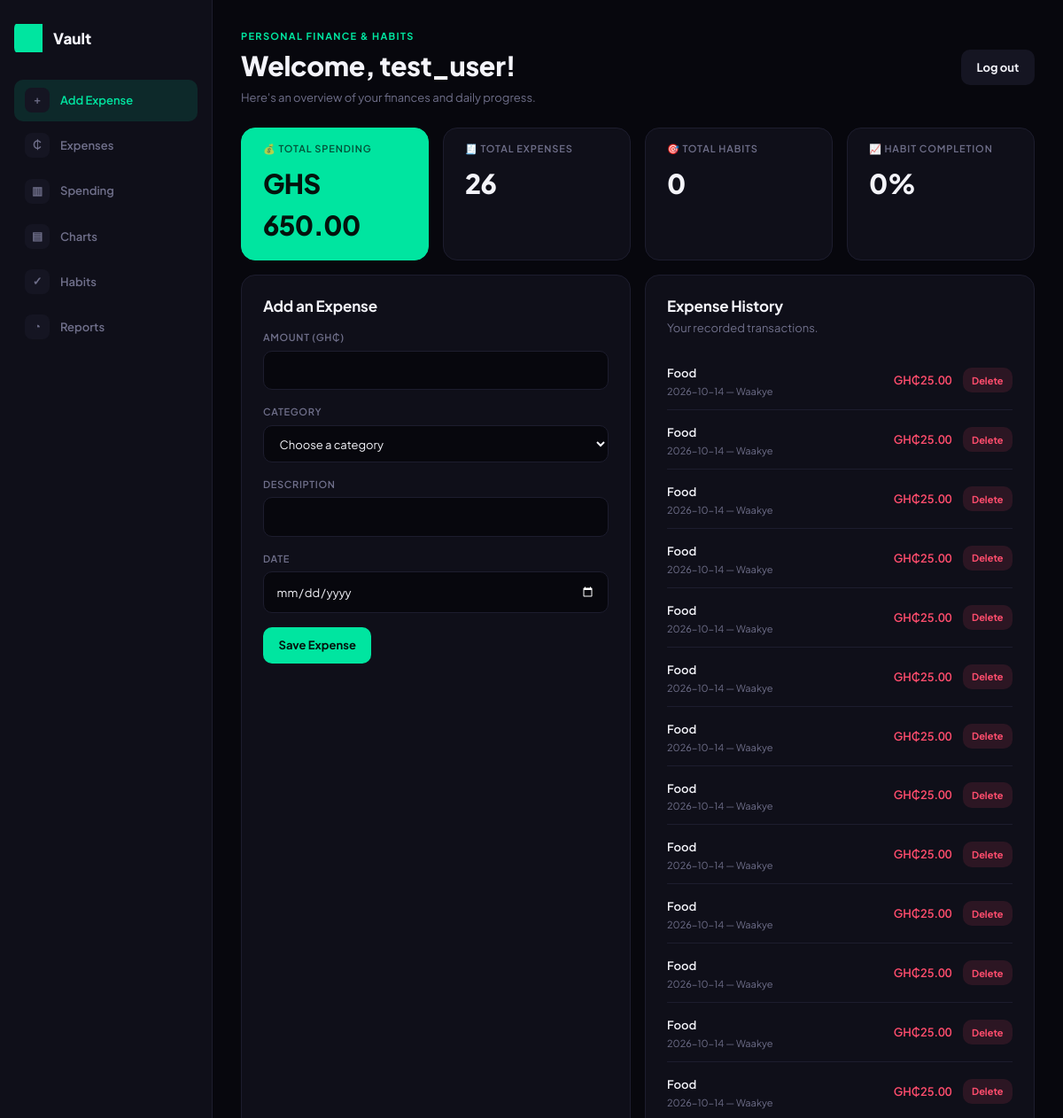
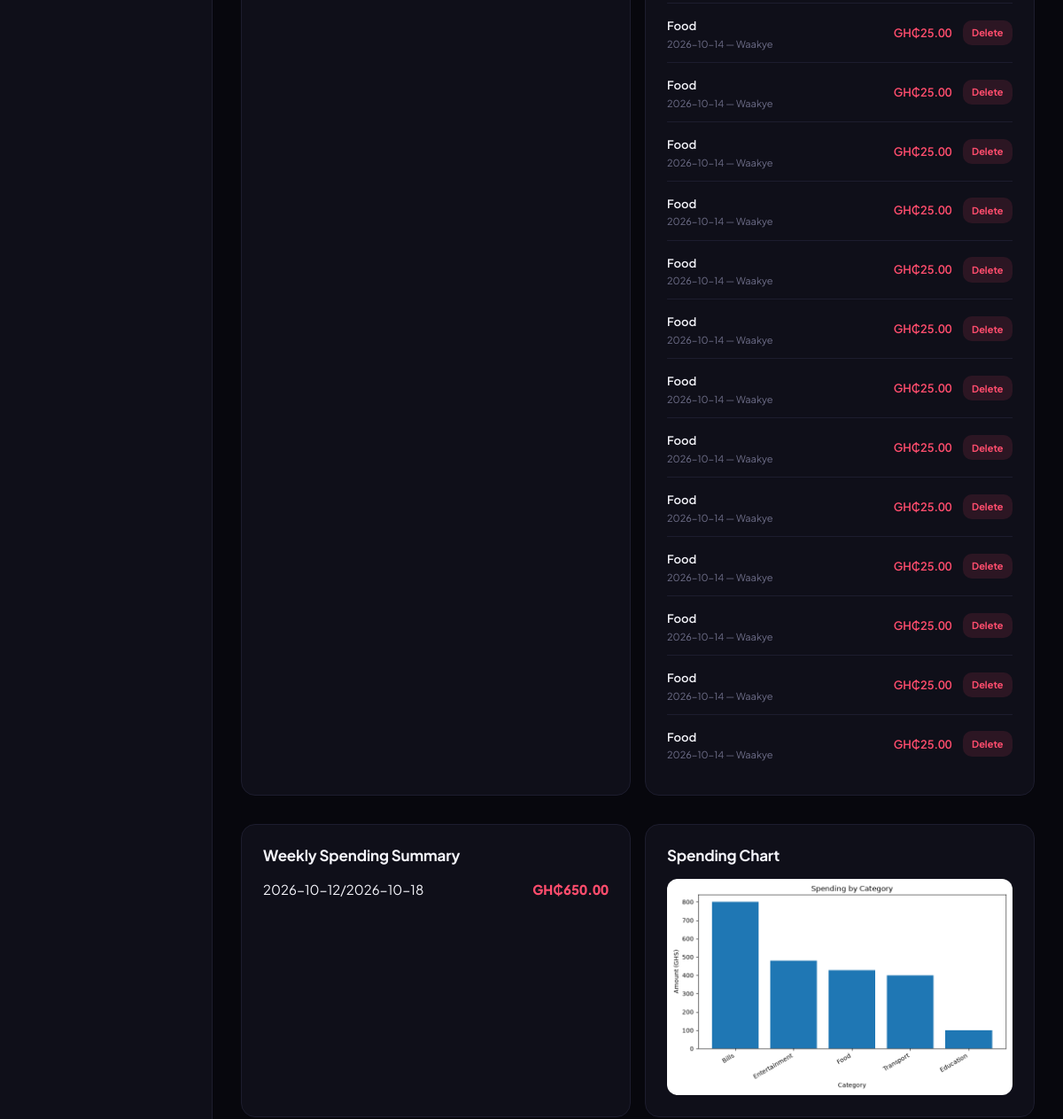
The page /dashboard (signed in, upper part) on the database as committed earlier (2 pictures, top to bottom).
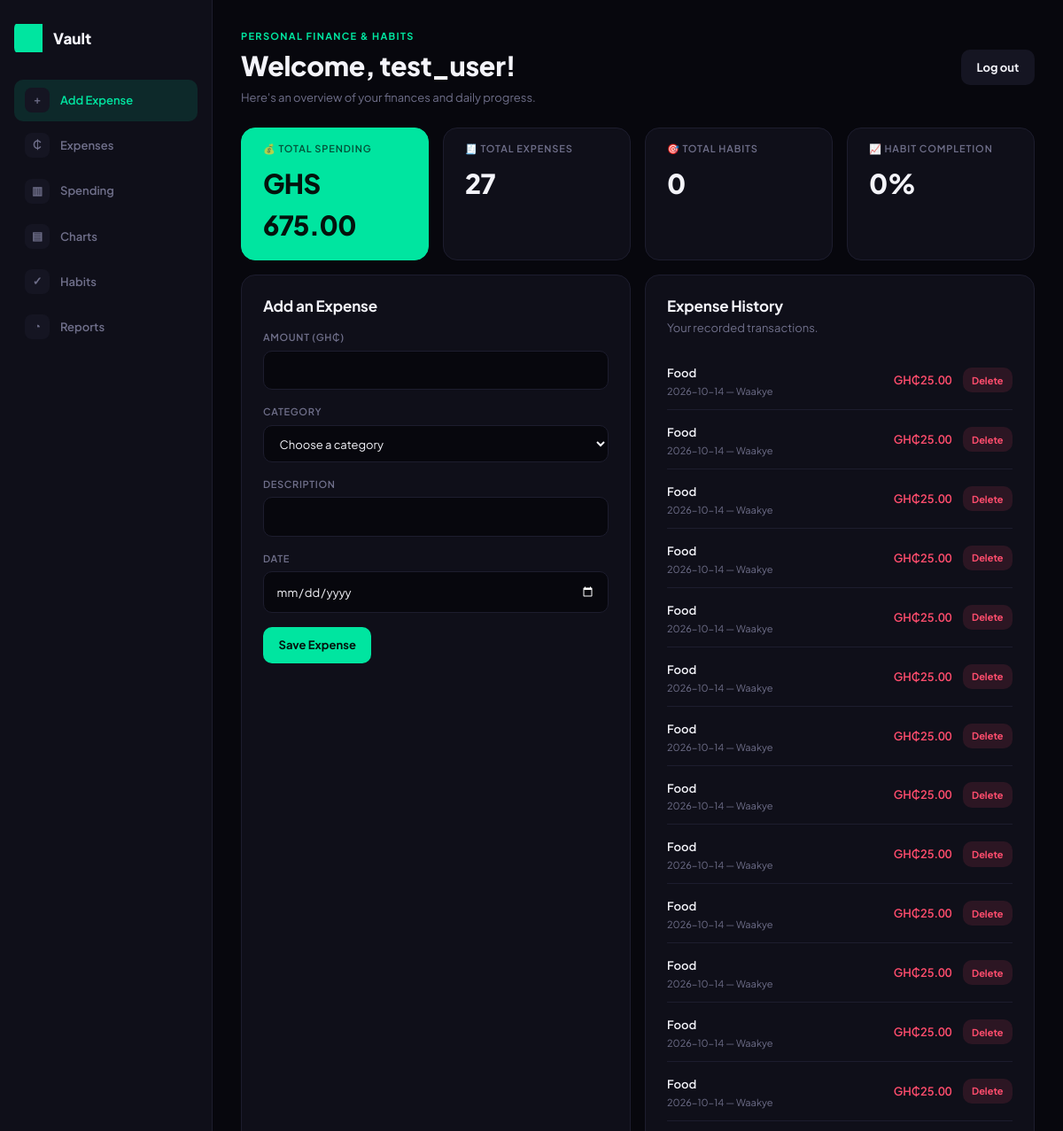
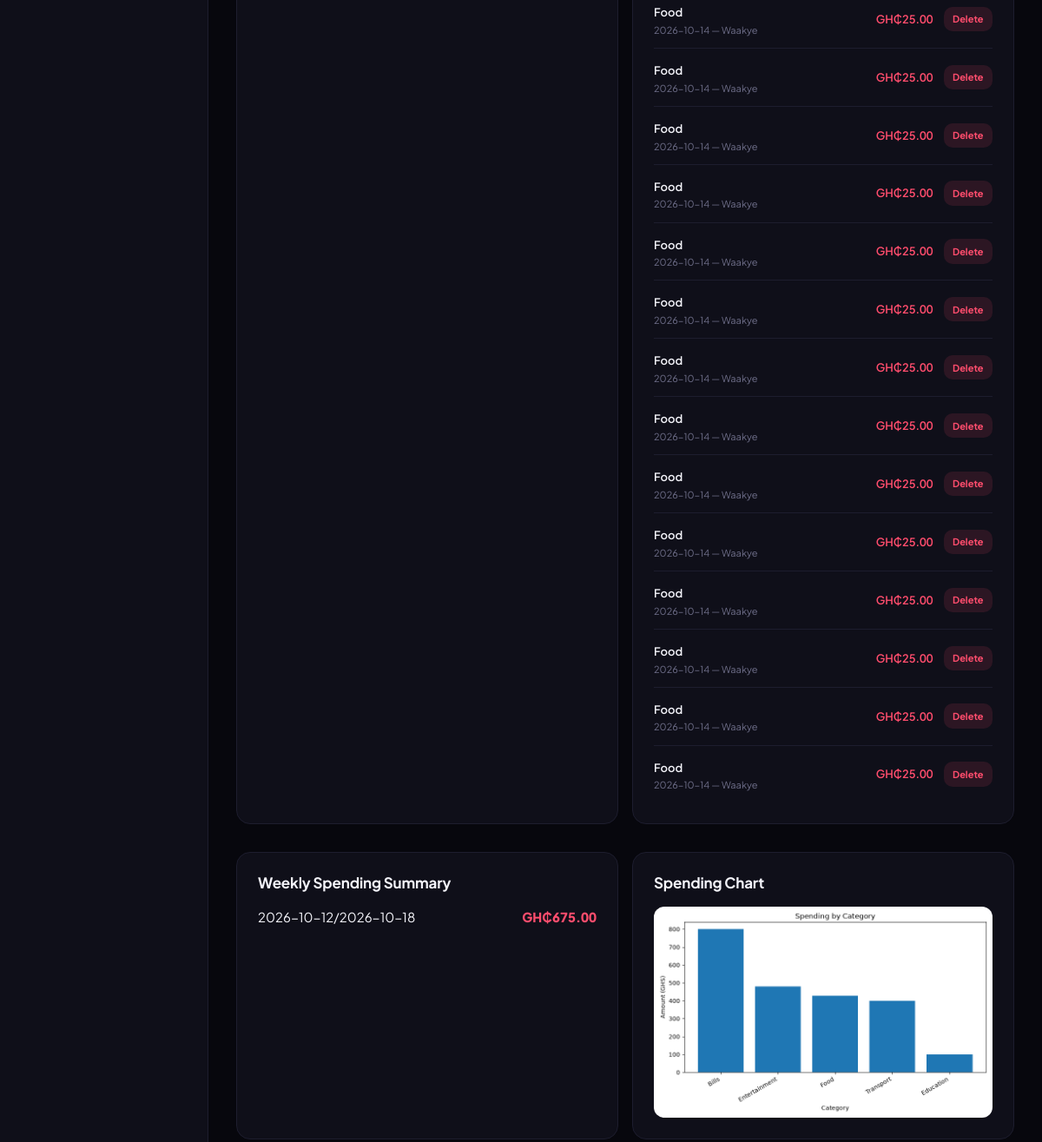
The same page on the database as committed later (2 pictures, top to bottom).
### tables this page shows
CREATE TABLE expenses (
            id INTEGER PRIMARY KEY AUTOINCREMENT,
            user_id INTEGER NOT NULL,
            amount REAL NOT NULL,
            category TEXT NOT NULL,
            description TEXT NOT NULL,
            date TEXT NOT NULL,
            FOREIGN KEY (user_id) REFERENCES users (id)
        );

### app.py (the view)
@app.route("/dashboard")
@login_required
def dashboard():
    user_id = session["user_id"]
    expenses = tracker.get_expenses(user_id)
    summary = tracker.summarise_by_category(user_id)
    habits = tracker.get_habits(user_id)
    weekly_habits = weekly_habit_report(habits)
    habit_streaks = {}
    for habit in habits:
        name = habit["name"]
        if name not in habit_streaks:
            habit_streaks[name] = calculate_streak(
            habits, name
        )
    weekly_habits = weekly_habit_report(habits)
    weekly_summary = weekly_spending(expenses)
    total_spending = sum(expense.amount for expense in expenses)
    total_expenses = len(expenses)
    total_habits = len(habits)
    completed_habits = sum(
        1 for habit in habits if habit ["completed"]
    )
    completion_rate = (
        (completed_habits/ total_habits) * 100
        if total_habits > 0 else 0
    )
    create_category_chart(expenses)
    return render_template(
            "dashboard.html",
            username=session["username"],
            expenses=expenses,
            summary=summary,
            weekly_summary = weekly_summary,
            total_spending=total_spending,
            total_expenses=total_expenses,
            habits = habits,
            habit_streaks=habit_streaks,
            weekly_habits = weekly_habits,
            total_habits=total_habits,
            completed_habits=completed_habits,
            completion_rate=round(completion_rate, 1),
              )

### analytics.py (called while the page is built)
def create_category_chart(expenses):
    totals = category_totals(expenses)
    os.makedirs("static", exist_ok=True)
    chart_path = os.path.join("static", "category_chart.png")
    if not totals:
        if os.path.exists(chart_path):
            os.remove(chart_path)
        return None
    categories = list(totals.keys())
    amounts = list(totals.values())
    plt.figure(figsize=(8, 5))
    plt.bar(categories, amounts)
    plt.title("Spending by Category")
    plt.xlabel("Category")
    plt.ylabel("Amount (GHS)")
    plt.xticks(rotation=30, ha="right")
    plt.tight_layout()
    plt.savefig(chart_path)
    plt.close()
    return chart_path

def category_totals(expenses):
    if not expenses:
        return {}
    data = pd.DataFrame([
        {
            "category": expense.category,
            "amount": expense.amount
        }
        for expense in expenses
    ])
    totals = data.groupby("category")["amount"].sum()
    return totals.sort_values(ascending=False).to_dict()

### habit_analytics.py (called while the page is built, shortened)
def weekly_habit_report(habits):
    if not habits:
        return {}

### templates/dashboard.html (shortened to what the changed rows need)
<!DOCTYPE html>
<html lang="en">
<head>
    <link rel="stylesheet" href="{{ url_for('static', filename='style.css') }}">
</head>
<body>
<div class="dashboard-container">
    <header class="dashboard-header">
        <div>
            <h1>Welcome, {{ username }}!</h1>
        </div>
    </header>
    <section class="overview">
        <div class="stat-card">
            <h3>💰 Total Spending</h3>
            <p>GHS {{ "%.2f"|format(total_spending) }}</p>
        </div>
        <div class="stat-card">
            <h3>🧾 Total Expenses</h3>
            <p>{{ total_expenses }}</p>
        </div>
    </section>
    <section class="section" id="add-expense">
        <h2>Add an Expense</h2>
    </section>
    <section class="section" id="expense-history">
        <h2>Expense History</h2>
        {% if expenses %}
            <ul class="data-list">
                {% for expense in expenses %}
                    <li>
                        <div>
                            <strong>{{ expense.category }}</strong>
                            <p>{{ expense.date }} — {{ expense.description }}</p>
                        </div>
                        <div class="item-actions">
                            <strong>GH₵{{ "%.2f"|format(expense.amount) }}</strong>
                            <form action="{{ url_for('delete_expense', expense_id=expense.id) }}"
                                  method="POST"
                                  onsubmit="return confirm('Delete this expense?');">
                                <button type="submit" class="delete-btn">Delete</button>
                            </form>
                        </div>
                    </li>
                {% endfor %}
            </ul>
        {% else %}
            <p>You haven't added any expenses yet.</p>
        {% endif %}
    </section>
    <section class="section">
        <h2>Weekly Spending Summary</h2>
        {% if weekly_summary %}
            <ul class="data-list">
                {% for week, amount in weekly_summary.items() %}
                    <li>
                        <span>{{ week }}</span>
                        <strong>GH₵{{ "%.2f"|format(amount) }}</strong>
                    </li>
                {% endfor %}
            </ul>
        {% else %}
            <p>No spending data available yet.</p>
        {% endif %}
    </section>
    <section class="section">
        <h2>Spending Chart</h2>
    </section>
</div>
</body>
</html>

Rows that differ between the two databases and show on the page:
added expenses: category "Food", date "2026-10-14", description "Waakye", amount "25.00"
Other text that changed with them:
{{ "%.2f"|format(total_spending) }}: "650.00" → "675.00"
{{ total_expenses }}: "26" → "27"
new list line: "2026-10-12/2026-10-18 GH₵ 675.00"
list line gone: "2026-10-12/2026-10-18 GH₵ 650.00"
